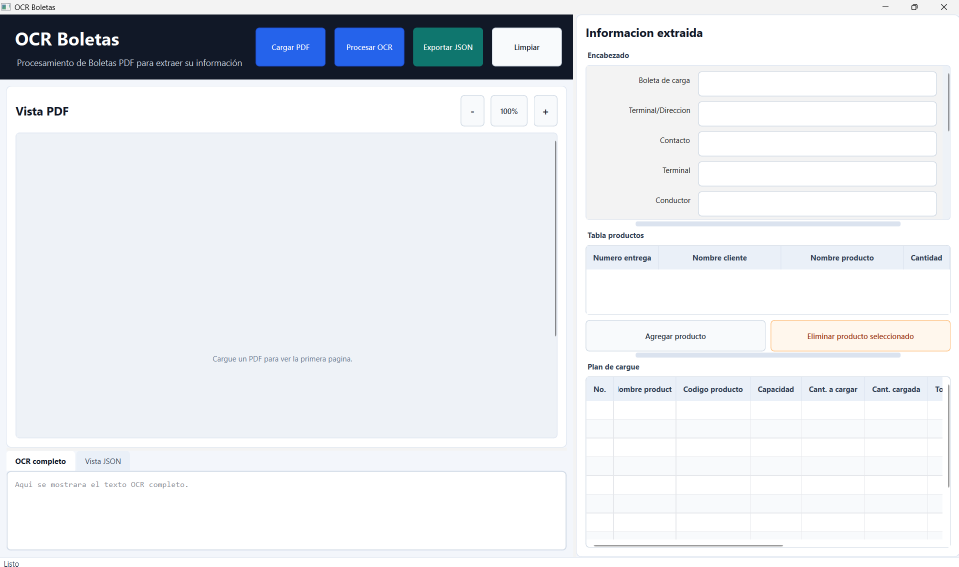
#> input picture ocr.png, 1917 x 1133 px (shown at 1/2 size)
$ python -i image_processing.py   (imports and definitions only)
#> lines starting #> are read from the running program, lines starting #| are printed output that depends on the picture; after the words box and inside, x2 and y2 are one past the last pixel; in counts of white or black regions, pixels touching at a corner belong together
"""Preprocesamiento de imagen con OpenCV para OCR."""

from __future__ import annotations

from dataclasses import dataclass

import cv2
import numpy as np
from PIL import Image


@dataclass(frozen=True)
class TableStructure:
    """Representa una tabla detectada por lineas horizontales y verticales."""

    bbox: tuple[int, int, int, int]
    row_lines: list[int]
    col_lines: list[int]

    @property
    def row_count(self) -> int:
        return max(0, len(self.row_lines) - 1)

    @property
    def col_count(self) -> int:
        return max(0, len(self.col_lines) - 1)


# [14 lines left out: functions pil_to_cv, cv_to_pil, not called in this run]


def to_grayscale(image: np.ndarray) -> np.ndarray:
    """Convierte la imagen a escala de grises."""

    if len(image.shape) == 2:
        return image
    return cv2.cvtColor(image, cv2.COLOR_BGR2GRAY)


# [54 lines left out: functions denoise, improve_contrast, threshold_image, preprocess_for_ocr, preprocess_table_cell_for_ocr, not called in this run]


def _binary_for_lines(cv_image: np.ndarray) -> np.ndarray:
    gray = to_grayscale(cv_image)
    blurred = cv2.GaussianBlur(gray, (3, 3), 0)
    return cv2.adaptiveThreshold(
        blurred,
        255,
        cv2.ADAPTIVE_THRESH_MEAN_C,
        cv2.THRESH_BINARY_INV,
        31,
        12,
    )


def _line_masks(binary: np.ndarray) -> tuple[np.ndarray, np.ndarray]:
    height, width = binary.shape[:2]
    horizontal_kernel = cv2.getStructuringElement(cv2.MORPH_RECT, (max(width // 28, 40), 1))
    vertical_kernel = cv2.getStructuringElement(cv2.MORPH_RECT, (1, max(height // 28, 35)))

    horizontal = cv2.morphologyEx(binary, cv2.MORPH_OPEN, horizontal_kernel, iterations=1)
    vertical = cv2.morphologyEx(binary, cv2.MORPH_OPEN, vertical_kernel, iterations=1)
    return horizontal, vertical


def _collapse_positions(indices: np.ndarray, max_gap: int = 8) -> list[int]:
    if len(indices) == 0:
        return []

    groups: list[list[int]] = [[int(indices[0])]]
    for index in indices[1:]:
        value = int(index)
        if value - groups[-1][-1] <= max_gap:
            groups[-1].append(value)
        else:
            groups.append([value])

    return [int(round(sum(group) / len(group))) for group in groups]


def _line_positions(mask: np.ndarray, axis: int, min_ratio: float) -> list[int]:
    if axis == 0:
        projection = np.sum(mask > 0, axis=1)
        limit = mask.shape[1] * min_ratio
    else:
        projection = np.sum(mask > 0, axis=0)
        limit = mask.shape[0] * min_ratio

    indices = np.where(projection >= limit)[0]
    return _collapse_positions(indices)


def _add_edges(positions: list[int], maximum: int, tolerance: int = 18) -> list[int]:
    if not positions:
        return []

    result = sorted(set(positions))
    if result[0] > tolerance:
        result.insert(0, 0)
    if maximum - result[-1] > tolerance:
        result.append(maximum)
    return result


def _build_table_structure(cv_image: np.ndarray, bbox: tuple[int, int, int, int]) -> TableStructure | None:
    x, y, width, height = bbox
    if width <= 0 or height <= 0:
        return None

    crop = cv_image[y : y + height, x : x + width]
    binary = _binary_for_lines(crop)
    horizontal, vertical = _line_masks(binary)

    row_lines = _line_positions(horizontal, axis=0, min_ratio=0.28)
    col_lines = _line_positions(vertical, axis=1, min_ratio=0.18)
    row_lines = _add_edges(row_lines, height - 1)
    col_lines = _add_edges(col_lines, width - 1)

    if len(row_lines) < 5 or len(col_lines) < 6:
        return None

    return TableStructure(bbox=bbox, row_lines=row_lines, col_lines=col_lines)


def detect_plan_cargue_table(image: Image.Image | np.ndarray) -> TableStructure | None:
    """Detecta una tabla tipo PLAN DE CARGUE por su grilla visual."""

    cv_image = pil_to_cv(image) if isinstance(image, Image.Image) else image
    height, width = cv_image.shape[:2]
    binary = _binary_for_lines(cv_image)
    horizontal, vertical = _line_masks(binary)
    combined = cv2.add(horizontal, vertical)
    combined = cv2.dilate(combined, np.ones((3, 3), dtype=np.uint8), iterations=1)

    contours, _ = cv2.findContours(combined, cv2.RETR_EXTERNAL, cv2.CHAIN_APPROX_SIMPLE)
    candidates: list[tuple[int, int, int, int]] = []
    for contour in contours:
        x, y, candidate_width, candidate_height = cv2.boundingRect(contour)
        if candidate_width < width * 0.50 or candidate_height < height * 0.08:
            continue
        candidates.append((x, y, candidate_width, candidate_height))

    if not candidates:
        ys, xs = np.where(combined > 0)
        if len(xs) == 0 or len(ys) == 0:
            return None
        points = np.column_stack((xs, ys)).astype(np.int32)
        x, y, candidate_width, candidate_height = cv2.boundingRect(points)
        candidates.append((x, y, candidate_width, candidate_height))

    best_structure: TableStructure | None = None
    best_score = -1
    for x, y, candidate_width, candidate_height in candidates:
        pad = 6
        safe_x = max(0, x - pad)
        safe_y = max(0, y - pad)
        safe_right = min(width, x + candidate_width + pad)
        safe_bottom = min(height, y + candidate_height + pad)
        bbox = (safe_x, safe_y, safe_right - safe_x, safe_bottom - safe_y)

        structure = _build_table_structure(cv_image, bbox)
        if not structure:
            continue

        score = (structure.row_count * structure.col_count * 1000) + (bbox[2] * bbox[3])
        if score > best_score:
            best_score = score
            best_structure = structure

    return best_structure


# [20 lines left out: function crop_table_cell, not called in this run]

>>> import cv2
>>> picture = cv2.cvtColor(cv2.imread('../../ocr.png'), cv2.COLOR_BGR2RGB)
>>> result = detect_plan_cargue_table(picture)
#> in _binary_for_lines, `return cv2.adaptiveThreshold( blurred, 255, cv2.ADAPTIVE_THRESH_MEAN_C..`:
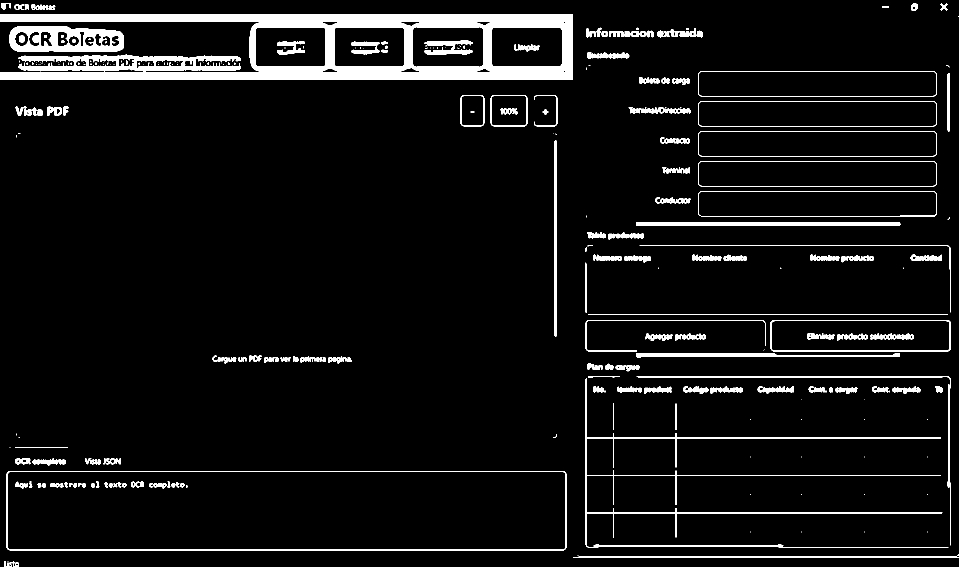
#> returned value: shape (1133, 1917) (shown at 1/2 size); 6.4% white; 271 white regions (109 under 20 px), largest, box (x1, y1, x2, y2) and area: (0, 29, 1146, 159) 62094, (1171, 757, 1897, 1095) 7594, (19, 52, 248, 104) 7357
#> in _line_masks, `horizontal = cv2.morphologyEx(binary, cv2.MORPH_OPEN, horizontal_kerne..`:
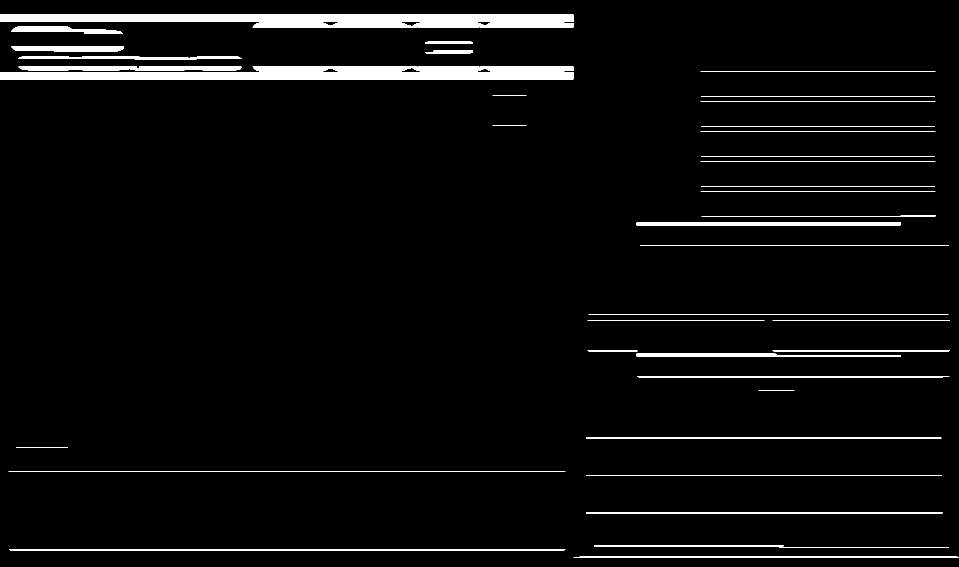
#> horizontal: shape (1133, 1917) (shown at 1/2 size); 4.1% white; 38 white regions, largest, box (x1, y1, x2, y2) and area: (0, 133, 1147, 159) 23637, (0, 29, 1147, 55) 23217, (1273, 444, 1802, 452) 4224
#> in _line_masks, `vertical = cv2.morphologyEx(binary, cv2.MORPH_OPEN, vertical_kernel, i..`:
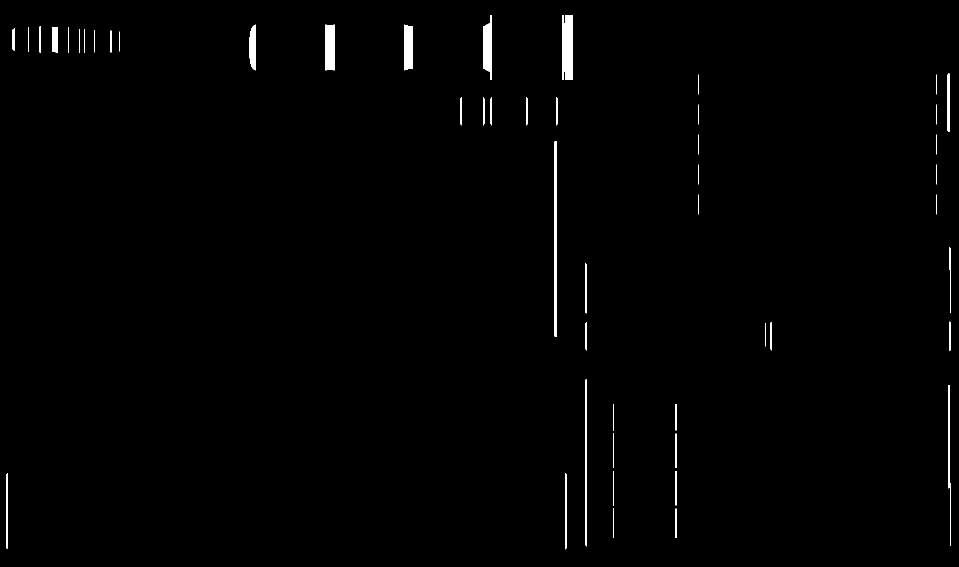
#> vertical: shape (1133, 1917) (shown at 1/2 size); 0.81% white; 50 white regions, largest, box (x1, y1, x2, y2) and area: (1124, 30, 1146, 160) 2726, (1109, 282, 1114, 674) 1954, (966, 30, 984, 160) 1762
#> in detect_plan_cargue_table, `combined = cv2.add(horizontal, vertical)`:
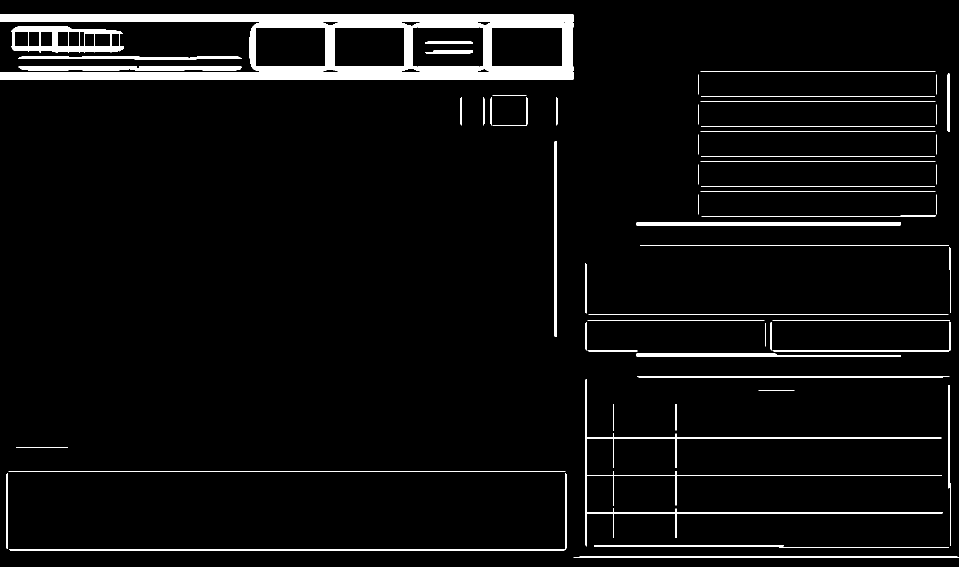
#> combined: shape (1133, 1917) (shown at 1/2 size); 4.8% white; 59 white regions, largest, box (x1, y1, x2, y2) and area: (0, 29, 1147, 160) 53677, (1171, 758, 1886, 1093) 5696, (22, 53, 248, 105) 5265
#> in detect_plan_cargue_table, `combined = cv2.dilate(combined, np.ones((3, 3), dtype=np.uint8), itera..`:
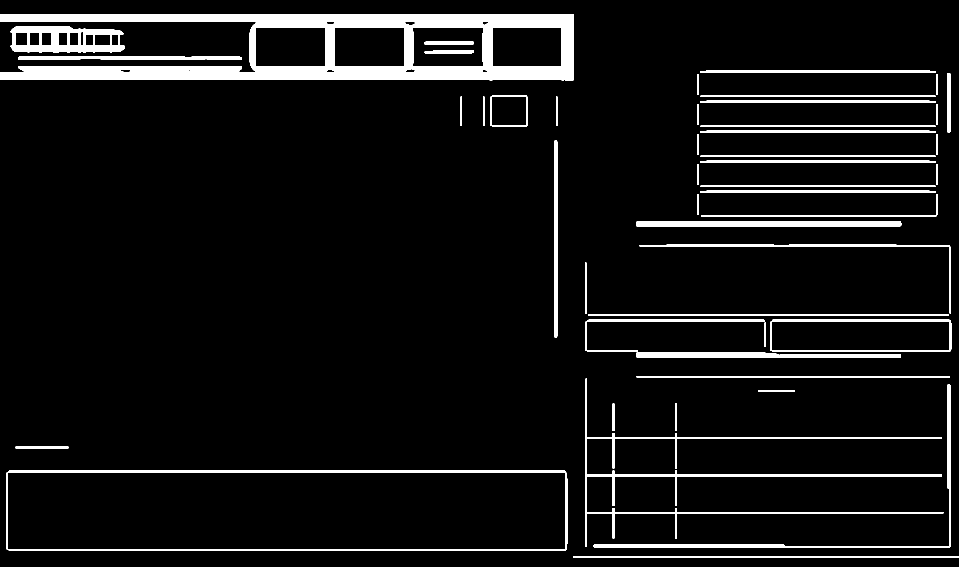
#> combined: shape (1133, 1917) (shown at 1/2 size); 7% white; 48 white regions
#> in detect_plan_cargue_table, `contours, _ = cv2.findContours(combined, cv2.RETR_EXTERNAL, cv2.CHAIN_..`: contours = 46 contours; largest, box (x1, y1, x2, y2) and area: (0, 28, 1148, 161) 100055, (1540, 639, 1903, 704) 23122, (21, 52, 249, 106) 10450, (1170, 757, 1887, 1094) 8566, (12, 941, 1135, 1102) 7730
#> the loop in detect_plan_cargue_table, `for contour in contours:` made 46 passes
#> (x, y, candidate_width, candidate_height) on passes 1, 2, 7, 8, 9, 10, 12, 13, 15, 16, 17, 18: (1146, 1112, 771, 4), (12, 941, 1123, 161), (1187, 769, 715, 327), (1170, 757, 717, 337), (1273, 752, 627, 4), (1272, 705, 530, 10), (1540, 639, 363, 65), (1170, 639, 360, 65), (1170, 525, 4, 103), (1279, 489, 623, 138), (1272, 443, 531, 10), (1402, 388, 473, 46)
#> (contour, x, y, candidate_width, candidate_height) on passes 3, 4, 5, 6, 11, 14: ([[31, 893], [31, 896], [136, 896], [136, 893]], 31, 893, 106, 4), ([[1350, 807], [1350, 861], [1353, 861], [1353, 807]], 1350, 807, 4, 55), ([[1225, 807], [1225, 861], [1228, 861], [1228, 807]], 1225, 807, 4, 55), ([[1516, 780], [1516, 782], [1589, 782], [1589, 780]], 1516, 780, 74, 3), ([[1529, 645], [1529, 693], [1531, 693], [1531, 645]], 1529, 645, 3, 49), ([[1176, 628], [1176, 630], [1897, 630], [1897, 628]], 1176, 628, 722, 3)
#> after the loop in detect_plan_cargue_table, `for contour in contours:`: candidates = [(12, 941, 1123, 161), (0, 28, 1148, 133)]
#> the loop in detect_plan_cargue_table, `for x, y, candidate_width, candidate_height in candidates:` made 2 passes
#> (candidate_width, candidate_height, pad, safe_x, safe_y, safe_right) on pass 2: (1148, 133, 6, 0, 22, 1154)
#> (candidate_width, candidate_height, pad, safe_x, safe_y, safe_right) on pass 1: (1123, 161, 6, 6, 935, 1141)
#> pass 1, in _build_table_structure, `crop = cv_image[y : y + height, x : x + width]`:
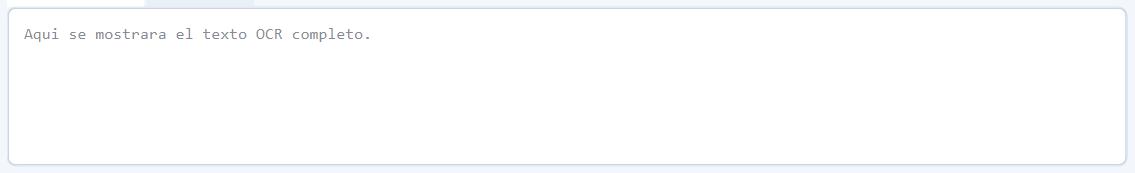
#> crop: shape (173, 1135, 3); mean R, G, B 252.3, 252.8, 253.6
#> pass 1, in _build_table_structure, `binary = _binary_for_lines(crop)`:
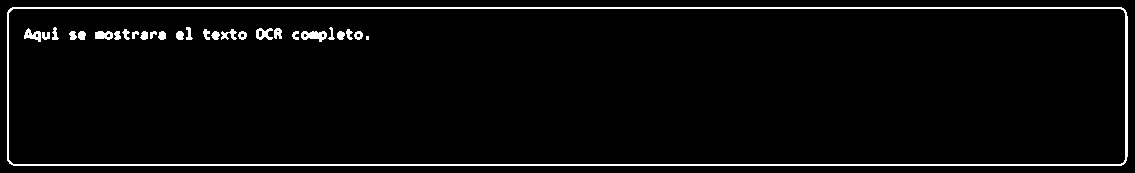
#> binary: shape (173, 1135); 3.5% white in thin lines or dots
#> after the loop in detect_plan_cargue_table, `for x, y, candidate_width, candidate_height in candidates:`: best_score = 242330
